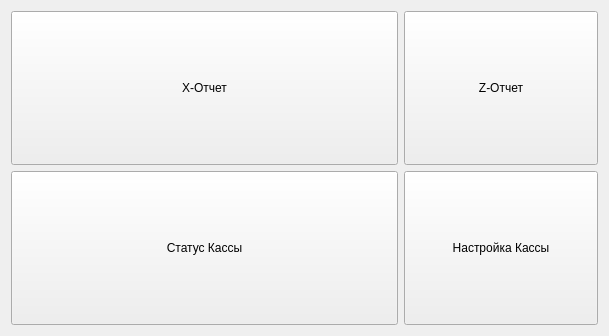
<?xml version="1.0" encoding="UTF-8"?>
<ui version="4.0">
 <class>ServiceDialog</class>
 <widget class="QWidget" name="ServiceDialog">
  <property name="geometry">
   <rect>
    <x>0</x>
    <y>0</y>
    <width>609</width>
    <height>336</height>
   </rect>
  </property>
  <property name="windowTitle">
   <string>Form</string>
  </property>
  <layout class="QGridLayout" name="gridLayout">
   <item row="1" column="0" colspan="2">
    <widget class="QPushButton" name="StatusKKM">
     <property name="sizePolicy">
      <sizepolicy hsizetype="Minimum" vsizetype="Minimum">
       <horstretch>0</horstretch>
       <verstretch>0</verstretch>
      </sizepolicy>
     </property>
     <property name="styleSheet">
      <string notr="true">font: 28pt &quot;MS Shell Dlg 2&quot;;</string>
     </property>
     <property name="text">
      <string>Статус Кассы</string>
     </property>
    </widget>
   </item>
   <item row="1" column="2">
    <widget class="QPushButton" name="options">
     <property name="sizePolicy">
      <sizepolicy hsizetype="Minimum" vsizetype="Minimum">
       <horstretch>0</horstretch>
       <verstretch>0</verstretch>
      </sizepolicy>
     </property>
     <property name="styleSheet">
      <string notr="true">font: 28pt &quot;MS Shell Dlg 2&quot;;</string>
     </property>
     <property name="text">
      <string>Настройка Кассы</string>
     </property>
    </widget>
   </item>
   <item row="0" column="2">
    <widget class="QPushButton" name="zReport">
     <property name="sizePolicy">
      <sizepolicy hsizetype="Minimum" vsizetype="Minimum">
       <horstretch>0</horstretch>
       <verstretch>0</verstretch>
      </sizepolicy>
     </property>
     <property name="styleSheet">
      <string notr="true">font: 28pt &quot;MS Shell Dlg 2&quot;;</string>
     </property>
     <property name="text">
      <string>Z-Отчет</string>
     </property>
    </widget>
   </item>
   <item row="0" column="0" colspan="2">
    <widget class="QPushButton" name="xReport">
     <property name="sizePolicy">
      <sizepolicy hsizetype="Minimum" vsizetype="Minimum">
       <horstretch>0</horstretch>
       <verstretch>0</verstretch>
      </sizepolicy>
     </property>
     <property name="styleSheet">
      <string notr="true">font: 28pt &quot;MS Shell Dlg 2&quot;;</string>
     </property>
     <property name="text">
      <string>X-Отчет</string>
     </property>
    </widget>
   </item>
  </layout>
 </widget>
 <resources/>
 <connections/>
</ui>
